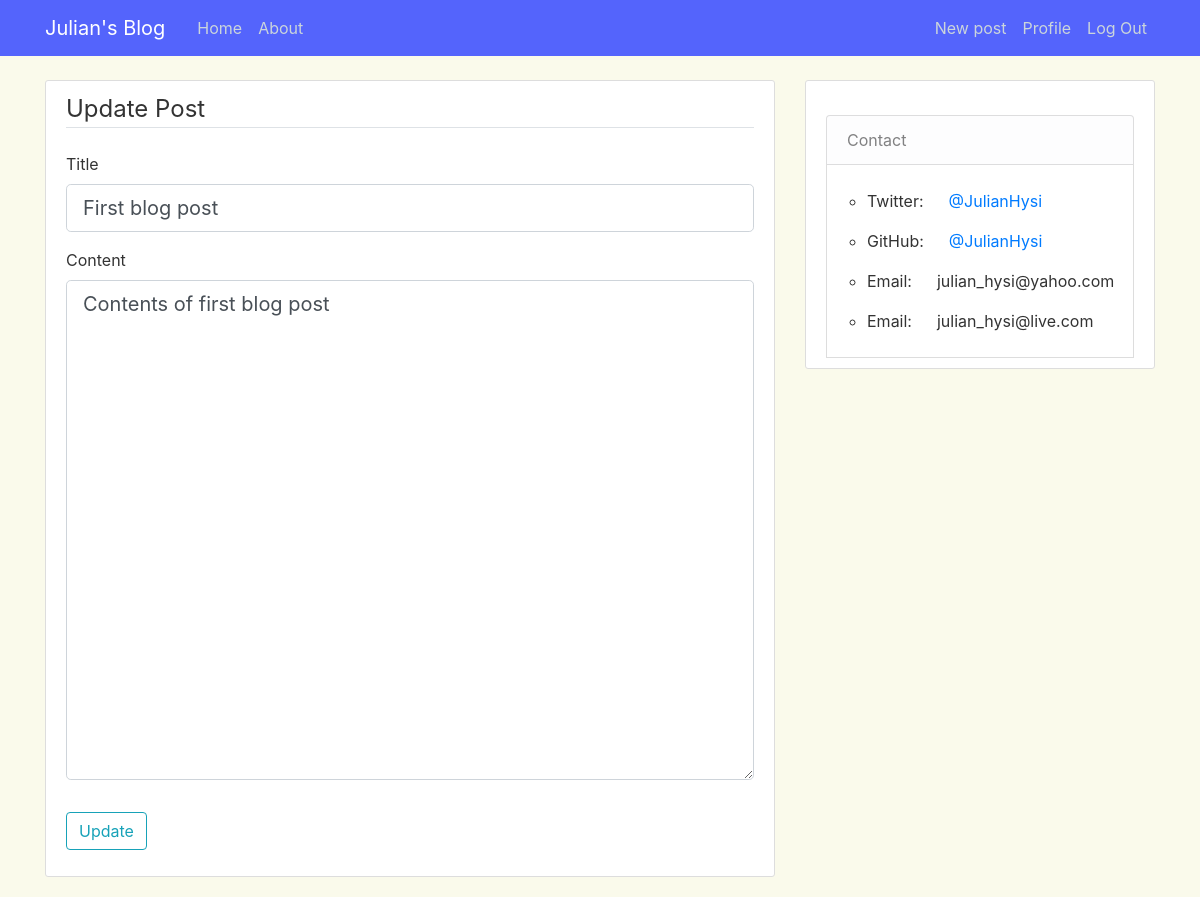
The app's page /post/1/update (signed in), older data.
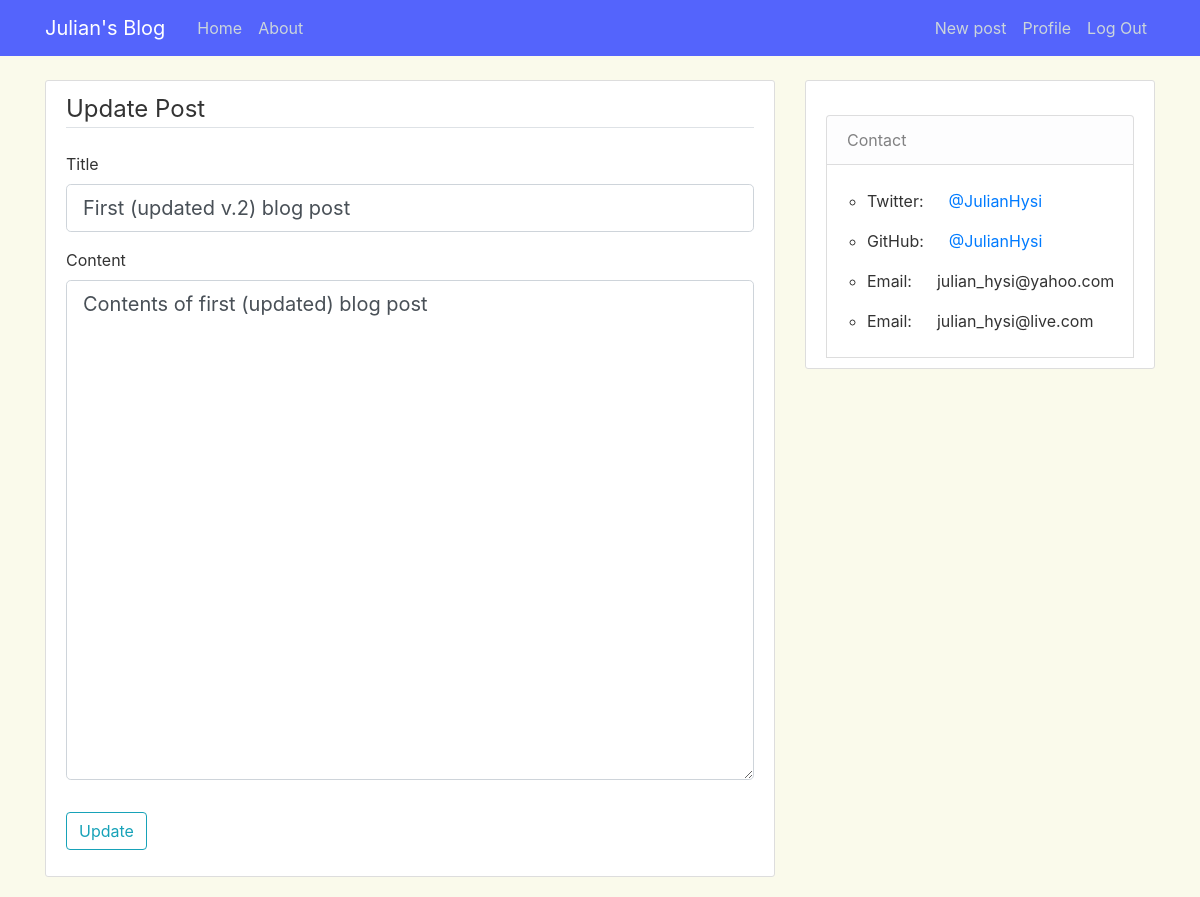
The same page, newer data.
### personal_blog/models.py (models this page shows, shortened)
class Post(db.Model):
    id = db.Column(db.Integer, primary_key=True)
    title = db.Column(db.String(120), nullable=False)
    date_posted = db.Column(db.DateTime, nullable=False, default=datetime.utcnow)
    content = db.Column(db.Text, nullable=False)
    user_id = db.Column(db.Integer, db.ForeignKey('user.id'), nullable=False) #'user' in lowercase because it references the table name

### personal_blog/routes.py (the view)
@app.route("/post/<int:post_id>/update", methods=['GET', 'POST'])
@login_required
def update_post(post_id):
    post = Post.query.get_or_404(post_id)
    if post.author != current_user:
        abort(403) #forbidden route
    form = PostForm()
    form.submit.label.text = 'Update' # submit button has a label of 'Update' in this case
    if form.validate_on_submit():
        post.title = form.title.data
        post.content = form.content.data
        db.session.commit()
        flash('Your post has been updated!', 'success')
        return redirect(url_for('post', post_id=post.id))
    elif request.method == 'GET':
        form.title.data = post.title
        form.content.data = post.content
    return render_template('create_post.html', title='Update Post',
                            form=form, legend='Update Post')

### personal_blog/forms.py
class PostForm(FlaskForm):
    title = StringField('Title', validators=[DataRequired()])
    content = TextAreaField('Content', validators=[DataRequired()])
    submit = SubmitField('Post')

### personal_blog/models.py (called while the page is built)
@login_manager.user_loader
def load_user(user_id):
    return User.query.get(int(user_id))

### personal_blog/templates/create_post.html (shortened to what this page needs)
{% extends "layout.html" %}
{% block content %}
<div class="content-section">
    <form method="POST" action="">
        <fieldset class="form-group">
            <legend class="border-bottom mb-4">{{ legend }}</legend>
            <div class="form-group">
                {{ form.title.label(class="form-control-label") }}
                {% if form.title.errors %}
                    {{ form.title(class="form-control form-control-lg is-invalid") }}
                    <div class="invalid-feedback">
                        {% for error in form.title.errors %}
                            <span>{{ error }}</span>
                        {% endfor %}
                    </div>
                {% else %}
                    {{ form.title(class="form-control form-control-lg") }}
                {% endif %}
            </div>
            <div class="form-group">
                {{ form.content.label(class="form-control-label") }}
                {% if form.content.errors %}
                    {{ form.content(class="form-control form-control-lg is-invalid") }}
                    <div class="invalid-feedback">
                        {% for error in form.content.errors %}
                            <span>{{ error }}</span>
                        {% endfor %}
                    </div>
                {% else %}
                    {{ form.content(class="form-control form-control-lg") }}
                {% endif %}
            </div>
        </fieldset>
        <div class="form-group">
            {{ form.submit(class="btn btn-outline-info") }}
        </div>
    </form>
</div>
{% endblock content %}

### personal_blog/templates/layout.html (shortened to what this page needs)
<!DOCTYPE html>
<html>
    <head>
    <link rel="stylesheet" href="https://stackpath.bootstrapcdn.com/bootstrap/4.3.1/css/bootstrap.min.css">
    <link rel="stylesheet" type="text/css" href="{{ url_for('static', filename='main.css') }}">
    </head>
    <body>
        <header class="site-header">
            <nav class="navbar navbar-expand-md navbar-dark bg-steel fixed-top">
                <div class="container">
                    <a class="navbar-brand mr-4" href="/">Julian's Blog</a>
                    <div class="collapse navbar-collapse" id="navbarToggle">
                        <div class="navbar-nav mr-auto">
                        <a class="nav-item nav-link" href="{{ url_for('home') }}">Home</a>
                        <a class="nav-item nav-link" href="{{ url_for('about') }}">About</a>
                        </div>
                        <div class="navbar-nav">
                        {% if current_user.is_authenticated %}
                            {% if current_user.username == 'julian97' %}
                                <a class="nav-item nav-link" href="{{ url_for('new_post') }}">New post</a>
                            {% endif %}
                            <a class="nav-item nav-link" href="{{ url_for('account') }}">Profile</a>
                            <a class="nav-item nav-link" href="{{ url_for('logout') }}">Log Out</a>
                        {% else %}
                            <a class="nav-item nav-link" href="{{ url_for('login') }}">Log In</a>
                            <a class="nav-item nav-link" href="{{ url_for('register') }}">Register</a>
                        {% endif %}
                        </div>
                    </div>
                </div>
            </nav>
        </header>
        <main role="main" class="container">
            <div class="row">
                <div class="col-md-8">
                    {% block content %}{% endblock %}
                  </div>
                  <div class="col-md-4">
                    <div class="content-section">
                        <ul class="list-group">
                          <li class="list-group-item list-group-item-light">Contact</li>
                          <div style="border: 1px solid #dddddd; word-wrap: break-word">
                            <ul>
                                <br>
                                <li><p>Twitter:  &emsp; <a href="https://twitter.com/JulianHysi">@JulianHysi</a></p></li>
                                <li><p>GitHub:  &emsp; <a href="https://github.com/JulianHysi">@JulianHysi</a></p></li>
                                <li><p>Email:    &emsp; julian_hysi@yahoo.com</p></li>
                                <li>Email:    &emsp; julian_hysi@live.com</li>
                                <br>
                            </ul>
                          </div>
                        </ul>
                    </div>
                </div>
            </div>
        </main>
    </body>
</html>

### personal_blog/static/main.css (style rules this page uses)
body { background: #fafaeb; color: #333333; margin-top: 5rem; }
.bg-steel { background-color: #5464fc; }
.site-header .navbar-nav .nav-link { color: #cbd5db; }
.content-section { background: #ffffff; padding: 10px 20px; border: 1px solid #dddddd; border-radius: 3px; margin-bottom: 20px; }
form textarea#content { height: 500px; }

Row changes from the older to the newer data that the page shows:
changed Post: title "First blog post" → "First (updated v.2) blog post"; content "Contents of first blog post" → "Contents of first (updated) blog post"
